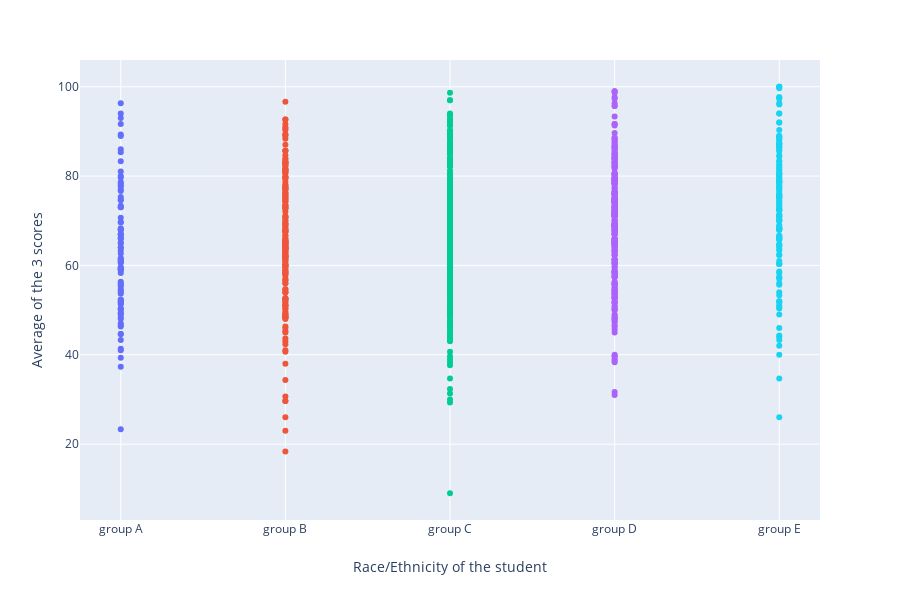

Notebook source saved alongside this figure:
### Markdown cell above
## Based on race/ethnicity, are there any significant differences(10 points) in test scores?

### Code cell
fig = px.scatter(df, y="avg_grade", x="race/ethnicity", color="race/ethnicity", labels={'avg_grade': 'Average of the 3 scores', 'race/ethnicity': 'Race/Ethnicity of the student'})

fig.update(layout = dict(showlegend = False))

### Figure 1 — Plotly figure (JSON) as saved in the notebook; plotly's stock layout.template omitted (floating-point values rounded to 4 significant figures; data arrays with more than 128 entries replaced by an {"elided": "..."} marker saying what was removed)
{"data": [{"hovertemplate": "Race/Ethnicity of the student=group A<br>Race/Ethnicity of the student=%{x}<br>Average of the 3 scores=%{y}<extra></extra>", "legendgroup": "Race/Ethnicity of the student=group A", "marker": {"color": "#636efa", "symbol": "circle"}, "mode": "markers", "name": "Race/Ethnicity of the student=group A", "showlegend": true, "x": ["group A", "group A", "group A", "group A", "group A", "group A", "group A", "group A", "group A", "group A", "group A", "group A", "group A", "group A", "group A", "group A", "group A", "group A", "group A", "group A", "group A", "group A", "group A", "group A", "group A", "group A", "group A", "group A", "group A", "group A", "group A", "group A", "group A", "group A", "group A", "group A", "group A", "group A", "group A", "group A", "group A", "group A", "group A", "group A", "group A", "group A", "group A", "group A", "group A", "group A", "group A", "group A", "group A", "group A", "group A", "group A", "group A", "group A", "group A", "group A", "group A", "group A", "group A", "group A", "group A", "group A", "group A", "group A", "group A", "group A", "group A", "group A", "group A", "group A", "group A", "group A", "group A", "group A", "group A", "group A", "group A", "group A", "group A", "group A", "group A", "group A", "group A", "group A", "group A"], "xaxis": "x", "y": [49.33, 73.33, 53.67, 73, 60.67, 37.33, 59.33, 46.67, 79.67, 50.33, 65, 51.33, 50.33, 49, 66, 70.67, 73, 68, 48.33, 43.33, 80, 68.33, 23.33, 61.67, 55.67, 55.33, 77, 64, 41.33, 44.67, 46.33, 56.33, 74.67, 59, 52, 67, 78, 65, 68, 83.33, 52.33, 81, 75.33, 68, 52.33, 91.67, 96.33, 93, 49.33, 54.67, 67, 59.67, 61, 51.67, 89.33, 94, 69.67, 74.67, 69.67, 51.67, 67, 86, 66.33, 48, 50, 58.33, 77.67, 76.67, 39.33, 47, 56, 89, 59.33, 60.67, 78.67, 64, 63.33, 41, 78.33, 59, 61.33, 59.33, 66, 54.33, 61.33, 85.33, 54, 44.67, 62.67], "yaxis": "y", "type": "scatter", "uid": "336e3c1a-dd26-485a-8048-9d859e3cb371"}, {"hovertemplate": "Race/Ethnicity of the student=group B<br>Race/Ethnicity of the student=%{x}<br>Average of the 3 scores=%{y}<extra></extra>", "legendgroup": "Race/Ethnicity of the student=group B", "marker": {"color": "#EF553B", "symbol": "circle"}, "mode": "markers", "name": "Race/Ethnicity of the student=group B", "showlegend": true, "x": {"elided": "190 str values"}, "xaxis": "x", "y": {"elided": "190 float values"}, "yaxis": "y", "type": "scatter", "uid": "e9a45728-e6b9-4a08-b45c-32e9edfc601d"}, {"hovertemplate": "Race/Ethnicity of the student=group C<br>Race/Ethnicity of the student=%{x}<br>Average of the 3 scores=%{y}<extra></extra>", "legendgroup": "Race/Ethnicity of the student=group C", "marker": {"color": "#00cc96", "symbol": "circle"}, "mode": "markers", "name": "Race/Ethnicity of the student=group C", "showlegend": true, "x": {"elided": "319 str values"}, "xaxis": "x", "y": {"elided": "319 float values"}, "yaxis": "y", "type": "scatter", "uid": "58179949-4c13-49b2-a436-fcac515c04f0"}, {"hovertemplate": "Race/Ethnicity of the student=group D<br>Race/Ethnicity of the student=%{x}<br>Average of the 3 scores=%{y}<extra></extra>", "legendgroup": "Race/Ethnicity of the student=group D", "marker": {"color": "#ab63fa", "symbol": "circle"}, "mode": "markers", "name": "Race/Ethnicity of the student=group D", "showlegend": true, "x": {"elided": "262 str values"}, "xaxis": "x", "y": {"elided": "262 float values"}, "yaxis": "y", "type": "scatter", "uid": "377eec85-cedf-4ded-8da8-bb2a88099eee"}, {"hovertemplate": "Race/Ethnicity of the student=group E<br>Race/Ethnicity of the student=%{x}<br>Average of the 3 scores=%{y}<extra></extra>", "legendgroup": "Race/Ethnicity of the student=group E", "marker": {"color": "#19d3f3", "symbol": "circle"}, "mode": "markers", "name": "Race/Ethnicity of the student=group E", "showlegend": true, "x": {"elided": "140 str values"}, "xaxis": "x", "y": {"elided": "140 float values"}, "yaxis": "y", "type": "scatter", "uid": "684fd18d-3779-40f3-911f-fa8edcd1d45c"}], "layout": {"height": 600, "legend": {"tracegroupgap": 0}, "margin": {"t": 60}, "grid": {"xaxes": ["x"], "yaxes": ["y"], "xgap": 0.1, "ygap": 0.1, "xside": "bottom", "yside": "left"}, "xaxis": {"title": {"text": "Race/Ethnicity of the student"}, "categoryorder": "array", "categoryarray": ["group A", "group B", "group C", "group D", "group E"]}, "yaxis": {"title": {"text": "Average of the 3 scores"}}, "showlegend": false}}
